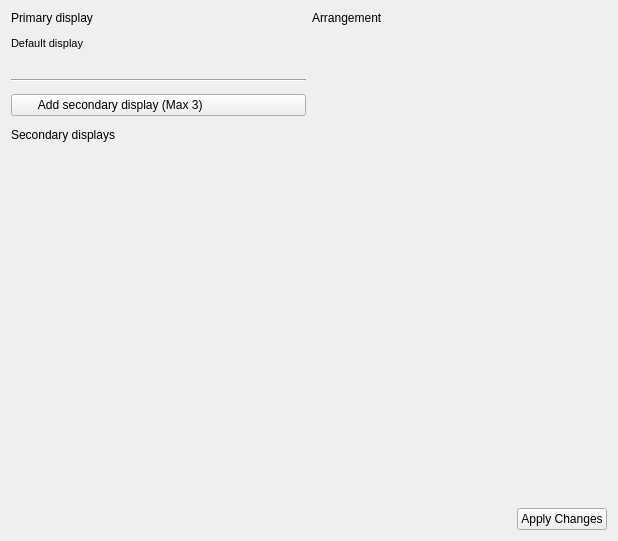
<?xml version="1.0" encoding="UTF-8"?>
<ui version="4.0">
 <class>MultiDisplayPage</class>
 <widget class="QWidget" name="MultiDisplayPage">
  <property name="geometry">
   <rect>
    <x>0</x>
    <y>0</y>
    <width>618</width>
    <height>541</height>
   </rect>
  </property>
  <property name="sizePolicy">
   <sizepolicy hsizetype="Preferred" vsizetype="Preferred">
    <horstretch>0</horstretch>
    <verstretch>0</verstretch>
   </sizepolicy>
  </property>
  <property name="windowTitle">
   <string>Form</string>
  </property>
  <layout class="QGridLayout" name="gridLayout_2">
   <item row="0" column="0">
    <layout class="QVBoxLayout" name="verticalLayout">
     <property name="spacing">
      <number>0</number>
     </property>
     <item>
      <layout class="QHBoxLayout" name="horizontalLayout_2">
       <property name="spacing">
        <number>6</number>
       </property>
       <item>
        <layout class="QVBoxLayout" name="verticalLayout_4" stretch="0,0,0,0,0,0,0">
         <property name="spacing">
          <number>12</number>
         </property>
         <item>
          <widget class="QLabel" name="primaryDisplay">
           <property name="sizePolicy">
            <sizepolicy hsizetype="Preferred" vsizetype="Preferred">
             <horstretch>0</horstretch>
             <verstretch>0</verstretch>
            </sizepolicy>
           </property>
           <property name="styleSheet">
            <string notr="true"/>
           </property>
           <property name="text">
            <string>Primary display</string>
           </property>
          </widget>
         </item>
         <item>
          <layout class="QVBoxLayout" name="verticalLayout_2">
           <property name="spacing">
            <number>3</number>
           </property>
           <item>
            <widget class="QLabel" name="defaultDisplay">
             <property name="font">
              <font>
               <pointsize>8</pointsize>
              </font>
             </property>
             <property name="text">
              <string>Default display</string>
             </property>
             <property name="ColorGroup" stdset="0">
              <string notr="true">Title</string>
             </property>
            </widget>
           </item>
           <item>
            <widget class="QLabel" name="defaultDisplayText">
             <property name="sizePolicy">
              <sizepolicy hsizetype="Preferred" vsizetype="Preferred">
               <horstretch>0</horstretch>
               <verstretch>0</verstretch>
              </sizepolicy>
             </property>
             <property name="text">
              <string/>
             </property>
            </widget>
           </item>
          </layout>
         </item>
         <item>
          <widget class="Line" name="line">
           <property name="sizePolicy">
            <sizepolicy hsizetype="Preferred" vsizetype="Preferred">
             <horstretch>0</horstretch>
             <verstretch>0</verstretch>
            </sizepolicy>
           </property>
           <property name="orientation">
            <enum>Qt::Horizontal</enum>
           </property>
          </widget>
         </item>
         <item>
          <widget class="QPushButton" name="addSecondaryDisplay">
           <property name="sizePolicy">
            <sizepolicy hsizetype="Preferred" vsizetype="Preferred">
             <horstretch>0</horstretch>
             <verstretch>0</verstretch>
            </sizepolicy>
           </property>
           <property name="styleSheet">
            <string>
             text-align: left;
            </string>
           </property>
           <property name="text">
            <string>        Add secondary display (Max 3)</string>
           </property>
          </widget>
         </item>
         <item>
          <widget class="QLabel" name="secondaryDisplays_title">
           <property name="text">
            <string>Secondary displays</string>
           </property>
          </widget>
         </item>
         <item>
          <widget class="QScrollArea" name="scrollArea">
           <property name="sizePolicy">
            <sizepolicy hsizetype="MinimumExpanding" vsizetype="MinimumExpanding">
             <horstretch>0</horstretch>
             <verstretch>0</verstretch>
            </sizepolicy>
           </property>
           <property name="styleSheet">
            <string>
              border: none;
            </string>
           </property>
           <property name="verticalScrollBarPolicy">
            <enum>Qt::ScrollBarAsNeeded</enum>
           </property>
           <property name="horizontalScrollBarPolicy">
            <enum>Qt::ScrollBarAsNeeded</enum>
           </property>
           <property name="widgetResizable">
            <bool>true</bool>
           </property>
           <property name="alignment">
            <set>Qt::AlignLeading|Qt::AlignLeft|Qt::AlignTop</set>
           </property>
           <widget class="QWidget" name="scrollAreaWidgetContents">
            <property name="geometry">
             <rect>
              <x>0</x>
              <y>0</y>
              <width>293</width>
              <height>304</height>
             </rect>
            </property>
            <property name="sizePolicy">
             <sizepolicy hsizetype="MinimumExpanding" vsizetype="MinimumExpanding">
              <horstretch>0</horstretch>
              <verstretch>0</verstretch>
             </sizepolicy>
            </property>
            <layout class="QGridLayout" name="gridLayout">
             <property name="topMargin">
              <number>0</number>
             </property>
             <item row="0" column="0">
              <layout class="QVBoxLayout" name="verticalLayout_5"/>
             </item>
            </layout>
           </widget>
          </widget>
         </item>
         <item>
          <spacer name="horizontalSpacer_3">
           <property name="orientation">
            <enum>Qt::Horizontal</enum>
           </property>
           <property name="sizeHint" stdset="0">
            <size>
             <width>40</width>
             <height>20</height>
            </size>
           </property>
          </spacer>
         </item>
        </layout>
       </item>
       <item>
        <layout class="QVBoxLayout" name="verticalLayout_3">
         <property name="spacing">
          <number>12</number>
         </property>
         <item>
          <widget class="QLabel" name="arrangement">
           <property name="sizePolicy">
            <sizepolicy hsizetype="Preferred" vsizetype="Fixed">
             <horstretch>0</horstretch>
             <verstretch>0</verstretch>
            </sizepolicy>
           </property>
           <property name="text">
            <string>Arrangement</string>
           </property>
          </widget>
         </item>
         <item>
          <widget class="MultiDisplayArrangement" name="multiDisplayArrangement" native="true">
           <property name="sizePolicy">
            <sizepolicy hsizetype="Preferred" vsizetype="MinimumExpanding">
             <horstretch>0</horstretch>
             <verstretch>0</verstretch>
            </sizepolicy>
           </property>
           <property name="focusPolicy">
            <enum>Qt::NoFocus</enum>
           </property>
          </widget>
         </item>
         <item>
          <spacer name="horizontalSpacer_2">
           <property name="orientation">
            <enum>Qt::Horizontal</enum>
           </property>
           <property name="sizeHint" stdset="0">
            <size>
             <width>40</width>
             <height>20</height>
            </size>
           </property>
          </spacer>
         </item>
        </layout>
       </item>
      </layout>
     </item>
     <item>
      <layout class="QHBoxLayout" name="horizontalLayout">
       <property name="spacing">
        <number>6</number>
       </property>
       <item>
        <spacer name="horizontalSpacer">
         <property name="orientation">
          <enum>Qt::Horizontal</enum>
         </property>
         <property name="sizeHint" stdset="0">
          <size>
           <width>40</width>
           <height>20</height>
          </size>
         </property>
        </spacer>
       </item>
       <item>
        <widget class="QPushButton" name="applyChanges">
         <property name="sizePolicy">
          <sizepolicy hsizetype="Fixed" vsizetype="Fixed">
           <horstretch>0</horstretch>
           <verstretch>0</verstretch>
          </sizepolicy>
         </property>
         <property name="text">
          <string>Apply Changes</string>
         </property>
        </widget>
       </item>
      </layout>
     </item>
    </layout>
   </item>
  </layout>
 </widget>
 <customwidgets>
  <customwidget>
   <class>MultiDisplayArrangement</class>
   <extends>QWidget</extends>
   <header>android/skin/qt/extended-pages/multi-display-arrangement.h</header>
   <container>1</container>
  </customwidget>
 </customwidgets>
 <resources/>
 <connections/>
</ui>
